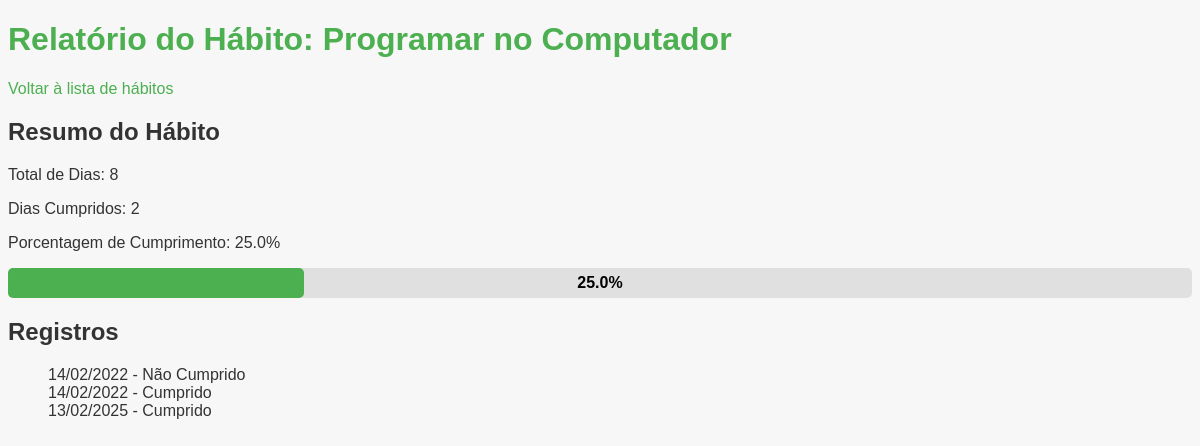
Page /relatorio/1/ on the committed database.
### habitos/models.py (models this page shows, shortened)
class Habito(models.Model):
    nome = models.CharField(max_length=100)
    descricao = models.TextField()
    data_inicial = models.DateField()
    data_final = models.DateField()

class Registro(models.Model):
    habito = models.ForeignKey(Habito, on_delete=models.CASCADE)
    data = models.DateField()
    cumprido = models.BooleanField(default=False)

### habitos/views.py (the view)
# urls.py: path('relatorio/<int:habito_id>/', views.relatorio_habito, name='relatorio_habito'),
def relatorio_habito(request, habito_id):
    habito = Habito.objects.get(id=habito_id)
    registros = Registro.objects.filter(habito=habito)
    total_dias = (habito.data_final - habito.data_inicial).days + 1
    dias_cumpridos = registros.filter(cumprido=True).count()
    porcentagem = (dias_cumpridos / total_dias) * 100
    return render(request, 'habitos/relatorio_habito.html', {
        'habito': habito,
        'total_dias': total_dias,
        'dias_cumpridos': dias_cumpridos,
        'porcentagem': porcentagem,
        'registros': registros
    })

### habitos/templates/habitos/relatorio_habito.html (shortened to what this page needs)
<!DOCTYPE html>
<html lang="pt-br">
<head>
    {% load static %}
    <link rel="stylesheet" href="{% static 'habitos/styles.css' %}">
</head>
<body>
    <header>
        <h1>Relatório do Hábito: {{ habito.nome }}</h1>
        <a href="{% url 'listar_habitos' %}">Voltar à lista de hábitos</a>
    </header>
    <section>
        <h2>Resumo do Hábito</h2>
        <p>Total de Dias: {{ total_dias }}</p>
        <p>Dias Cumpridos: {{ dias_cumpridos }}</p>
        <p>Porcentagem de Cumprimento: {{ porcentagem }}%</p>
        <div class="progress-bar">
            <div class="progress" style="width: {{ porcentagem }}%;">
                <div class="progress-text">{{ porcentagem }}%</div>
            </div>
        </div>
    </section>
    <section>
        <h2>Registros</h2>
        <ul>
            {% for registro in registros %}
                <li>{{ registro.data|date:"d/m/Y" }} -
                    {% if registro.cumprido %}
                        Cumprido
                    {% else %}
                        Não Cumprido
                    {% endif %}
                </li>
            {% endfor %}
        </ul>
    </section>
</body>
</html>

### habitos/static/habitos/styles.css (style rules this page uses)
body { font-family: Arial, sans-serif; background-color: #f7f7f7; color: #333; }
h1 { color: #4CAF50; }
ul { list-style-type: none; }
a { color: #4CAF50; text-decoration: none; }

### habitos/templates/habitos/relatorio_habito.html (style rules this page uses)
.progress-bar { width: 100%; height: 30px; background-color: #E0E0E0; border-radius: 5px; position: relative; }
.progress { height: 100%; background-color: #4caf50; border-radius: 5px; }
.progress-text { position: absolute; top: 0; left: 50%; transform: translateX(-50%); color: black; font-weight: bold; line-height: 30px; font-size: 16px; }

### rows in the picture
Habito: nome "Programar no Computador"
Registro: data "14/02/2022", cumprido "Não Cumprido"
Registro: data "14/02/2022", cumprido "Cumprido"
Registro: data "13/02/2025", cumprido "Cumprido"

### other values in the picture
{{ total_dias }} "8"
{{ dias_cumpridos }} "2"
{{ porcentagem }} "25.0"
